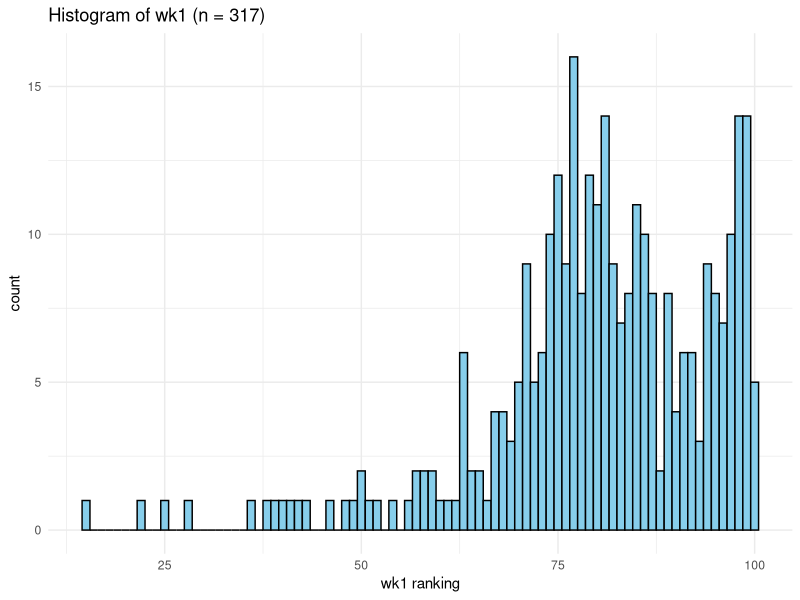
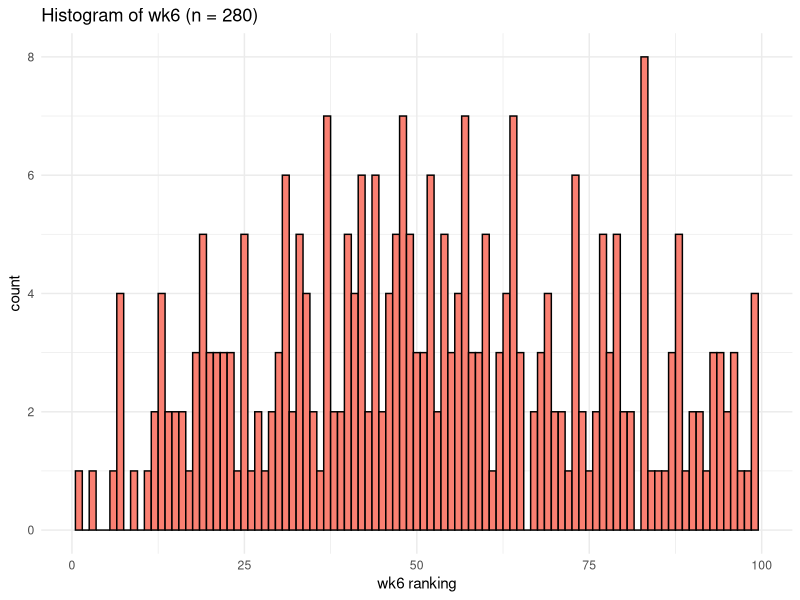
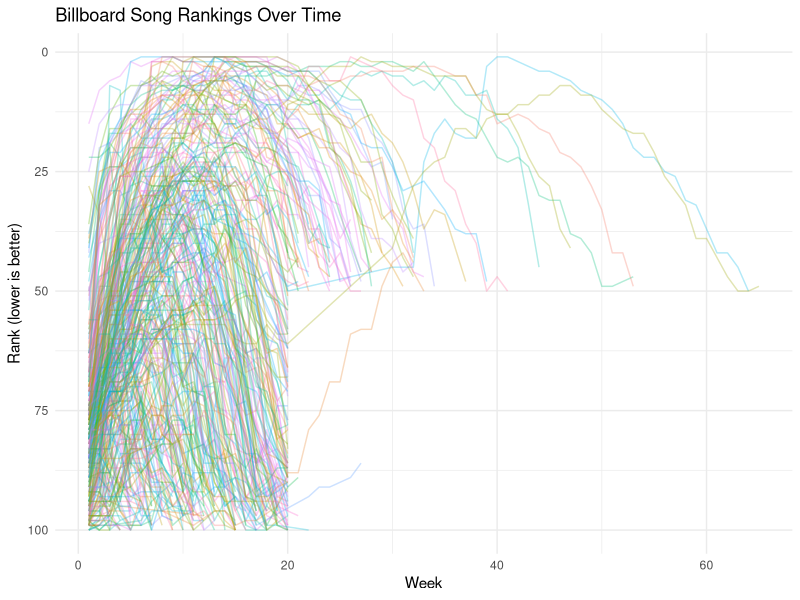

The R script that drew these images, in order:
#
#
#
#
#
#
#
#
#
#
#| message: false
library(tidyverse)
#
#
#
billboard %>%
  select(artist, track, date.entered, matches("^wk[1-4]$")) %>%
  print(n = 20)
#
#
#
# Summary of date.entered to show time period covered
summary(as.Date(billboard$date.entered))
#
#
#
# Histogram of wk1 with sample size in title
wk1_n <- sum(!is.na(billboard$wk1))
ggplot(billboard, aes(x = wk1)) +
  geom_histogram(binwidth = 1, color = "black", fill = "skyblue", na.rm = TRUE) +
  labs(
    title = paste0("Histogram of wk1 (n = ", wk1_n, ")"),
    x = "wk1 ranking",
    y = "count"
  ) +
  theme_minimal()
#
#
#
  # Histogram of wk6 with sample size in title
  wk6_n <- sum(!is.na(billboard$wk6))
  ggplot(billboard, aes(x = wk6)) +
    geom_histogram(binwidth = 1, color = "black", fill = "salmon", na.rm = TRUE) +
    labs(
      title = paste0("Histogram of wk6 (n = ", wk6_n, ")"),
      x = "wk6 ranking",
      y = "count"
    ) +
    theme_minimal()
#
#
#
  # Table of missing and present counts for selected wk columns
  wk_cols <- c("wk1","wk4","wk10","wk20","wk40","wk76")
  counts <- tibble(column = wk_cols) %>%
    mutate(
      present = map_int(column, ~ sum(!is.na(billboard[[.x]]))),
      missing = map_int(column, ~ sum(is.na(billboard[[.x]]))),
      total = nrow(billboard)
    )
  counts %>% print()
#
#
#
# Detect songs that leave the chart and re-enter
billboard <- billboard %>%
  mutate(
    re_entered = apply(select(., starts_with("wk")), 1, function(row) {
      # Find indices of non-NA and NA values
      non_na_idx <- which(!is.na(row))
      
      # If fewer than 2 non-NA values, can't re-enter
      if (length(non_na_idx) < 2) return(FALSE)
      
      # Check if there's a gap: non-NA, then NA, then non-NA
      for (i in 1:(length(non_na_idx) - 1)) {
        gap_after <- non_na_idx[i] + 1
        gap_before <- non_na_idx[i + 1] - 1
        if (gap_after <= gap_before) {
          # There's a gap between two non-NA values
          return(TRUE)
        }
      }
      FALSE
    })
  )

# Table of re-entry counts
billboard %>%
  summarize(
    `Re-entered` = sum(re_entered),
    `Did not re-enter` = sum(!re_entered)
  ) %>%
  print()
#
#
#
# Compare wk1 and wk6 ranks
comparison <- billboard %>%
  mutate(
    rank_change = wk6 - wk1,
    status = case_when(
      is.na(wk6) & !is.na(wk1) ~ "Missing by wk6",
      is.na(wk1) | is.na(wk6) ~ "Missing data",
      wk6 < wk1 ~ "Improved",
      wk6 == wk1 ~ "Stayed same",
      wk6 > wk1 ~ "Got worse"
    )
  )

# Count by status
status_counts <- comparison %>%
  group_by(status) %>%
  summarize(count = n(), .groups = "drop")

status_counts %>% print()

# Median rank change for songs with both weeks
cat("\nMedian rank change (songs with both wk1 and wk6):\n")
comparison %>%
  filter(!is.na(rank_change)) %>%
  summarize(median_change = median(rank_change)) %>%
  print()
#
#
#
# Reshape billboard data to long format: week and rank columns
billboard_long <- billboard %>%
  select(artist, track, starts_with("wk")) %>%
  pivot_longer(
    cols = starts_with("wk"),
    names_to = "week",
    values_to = "rank",
    names_prefix = "wk",
    names_transform = list(week = as.numeric)
  ) %>%
  filter(!is.na(rank))

# Plot ranking over time for each song
ggplot(billboard_long, aes(x = week, y = rank, group = interaction(artist, track), color = artist)) +
  geom_line(alpha = 0.3, size = 0.5) +
  scale_y_reverse() +
  labs(
    title = "Billboard Song Rankings Over Time",
    x = "Week",
    y = "Rank (lower is better)"
  ) +
  theme_minimal() +
  theme(legend.position = "none")
#
#
#
# Create song-level summary
song_summary <- billboard_long %>%
  group_by(artist, track) %>%
  summarize(
    first_rank = first(rank),
    best_rank = min(rank),
    week_at_best = first(week[rank == min(rank)]),
    total_weeks = n(),
    .groups = "drop"
  )

song_summary %>% print(n = 20)

# Identify three notable songs
cat("\n=== NOTABLE SONGS ===\n")

# 1. Fastest to reach #1 (minimum week number for songs that hit rank 1)
fastest_to_one <- song_summary %>%
  filter(best_rank == 1) %>%
  arrange(week_at_best) %>%
  slice(1)
cat("\nFastest to reach #1:\n")
print(fastest_to_one)

# 2. Slowest to reach #1 (maximum week number for songs that hit rank 1)
slowest_to_one <- song_summary %>%
  filter(best_rank == 1) %>%
  arrange(desc(week_at_best)) %>%
  slice(1)
cat("\nSlowest to reach #1:\n")
print(slowest_to_one)

# 3. Top-10 song with longest chart run
longest_top10 <- song_summary %>%
  filter(best_rank <= 10) %>%
  arrange(desc(total_weeks)) %>%
  slice(1)
cat("\nTop-10 song with longest chart run:\n")
print(longest_top10)
#
#
#
#
